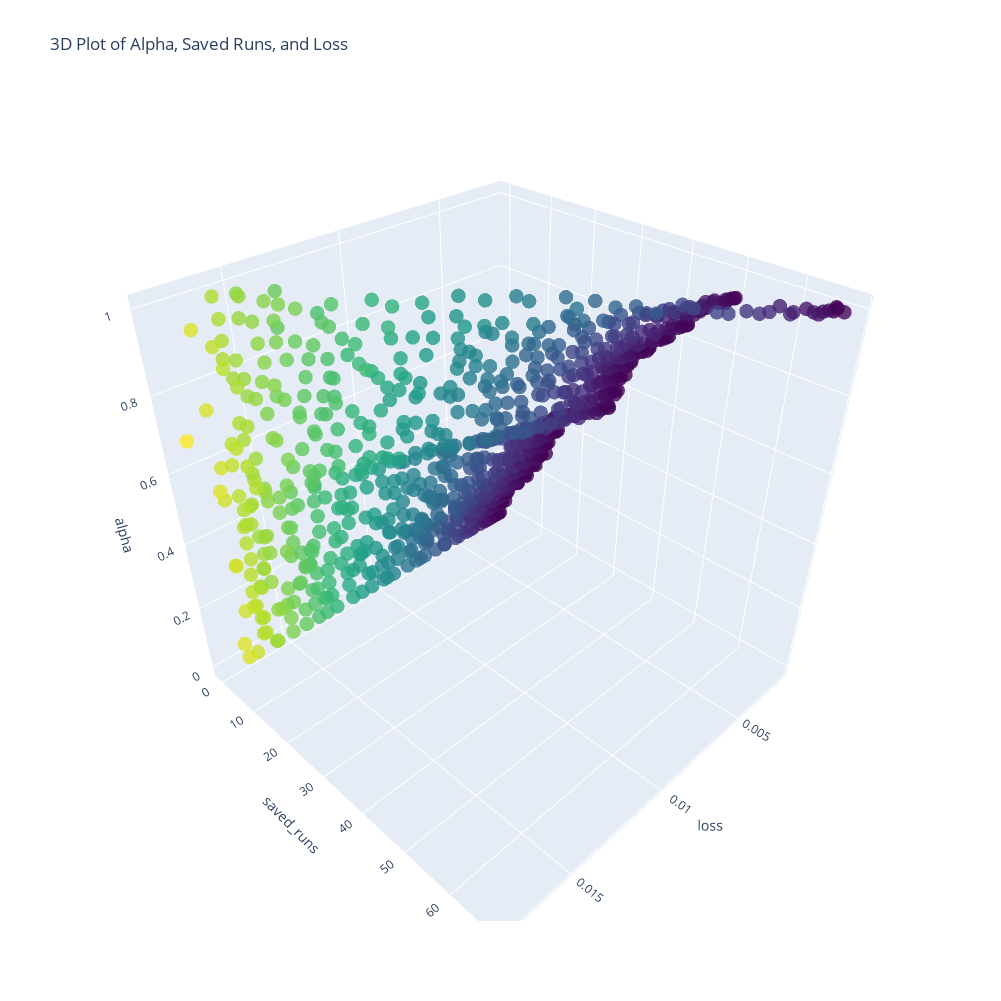

The code cell stored with this chart in its notebook:
### Code cell
# Create a 3D scatter plot
fig = go.Figure(data=[go.Scatter3d(
    x=loss,
    y=new_saved_runs,
    z=alpha,
    mode='markers',
    marker=dict(
        size=5,
        color=loss,                # set color to an array/list of desired values
        colorscale='Viridis',      # choose a colorscale
        opacity=0.8
    )
)])

# Update layout
fig.update_layout(
    title='3D Plot of Alpha, Saved Runs, and Loss',
    scene=dict(
        xaxis_title='loss',
        yaxis_title='saved_runs',
        zaxis_title='alpha'
    ),
    width=1001,
    height=1001
)

# Show the plot
fig.show()

### Figure 1 — Plotly figure (JSON) as saved in the notebook; plotly's stock layout.template omitted (floating-point values rounded to 4 significant figures; data arrays with more than 128 entries replaced by an {"elided": "..."} marker saying what was removed)
{"data": [{"marker": {"color": {"elided": "840 float values"}, "colorscale": [[0, "#440154"], [0.1111, "#482878"], [0.2222, "#3e4989"], [0.3333, "#31688e"], [0.4444, "#26828e"], [0.5556, "#1f9e89"], [0.6667, "#35b779"], [0.7778, "#6ece58"], [0.8889, "#b5de2b"], [1, "#fde725"]], "opacity": 0.8, "size": 5}, "mode": "markers", "type": "scatter3d", "x": {"elided": "840 float values"}, "y": {"elided": "840 float values"}, "z": {"elided": "840 float values"}}], "layout": {"height": 1001, "scene": {"xaxis": {"title": {"text": "loss"}}, "yaxis": {"title": {"text": "saved_runs"}}, "zaxis": {"title": {"text": "alpha"}}}, "title": {"text": "3D Plot of Alpha, Saved Runs, and Loss"}, "width": 1001}}
